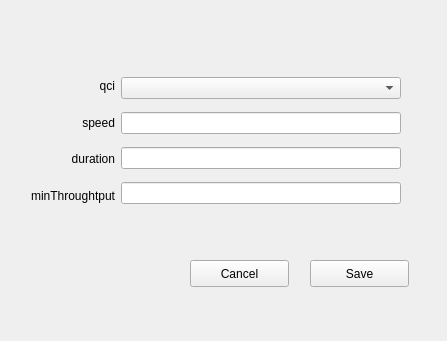
<?xml version="1.0" encoding="UTF-8"?>
<ui version="4.0">
 <class>AddStreamUlForm</class>
 <widget class="QWidget" name="AddStreamUlForm">
  <property name="geometry">
   <rect>
    <x>0</x>
    <y>0</y>
    <width>447</width>
    <height>341</height>
   </rect>
  </property>
  <property name="windowTitle">
   <string>Form</string>
  </property>
  <widget class="QPushButton" name="bt_save">
   <property name="geometry">
    <rect>
     <x>310</x>
     <y>260</y>
     <width>99</width>
     <height>27</height>
    </rect>
   </property>
   <property name="text">
    <string>Save</string>
   </property>
  </widget>
  <widget class="QPushButton" name="bt_cancel">
   <property name="geometry">
    <rect>
     <x>190</x>
     <y>260</y>
     <width>99</width>
     <height>27</height>
    </rect>
   </property>
   <property name="text">
    <string>Cancel</string>
   </property>
  </widget>
  <widget class="QWidget" name="layoutWidget">
   <property name="geometry">
    <rect>
     <x>30</x>
     <y>70</y>
     <width>371</width>
     <height>141</height>
    </rect>
   </property>
   <layout class="QHBoxLayout" name="horizontalLayout">
    <item>
     <layout class="QVBoxLayout" name="verticalLayout">
      <item>
       <widget class="QLabel" name="lbl_qci">
        <property name="text">
         <string>qci</string>
        </property>
        <property name="alignment">
         <set>Qt::AlignRight|Qt::AlignTrailing|Qt::AlignVCenter</set>
        </property>
       </widget>
      </item>
      <item>
       <widget class="QLabel" name="lbl_speed">
        <property name="text">
         <string>speed</string>
        </property>
        <property name="alignment">
         <set>Qt::AlignRight|Qt::AlignTrailing|Qt::AlignVCenter</set>
        </property>
       </widget>
      </item>
      <item>
       <widget class="QLabel" name="lbl_duration">
        <property name="text">
         <string>duration</string>
        </property>
        <property name="alignment">
         <set>Qt::AlignRight|Qt::AlignTrailing|Qt::AlignVCenter</set>
        </property>
       </widget>
      </item>
      <item>
       <widget class="QLabel" name="lbl_minthroughtput">
        <property name="text">
         <string>minThroughtput</string>
        </property>
        <property name="alignment">
         <set>Qt::AlignRight|Qt::AlignTrailing|Qt::AlignVCenter</set>
        </property>
       </widget>
      </item>
     </layout>
    </item>
    <item>
     <layout class="QVBoxLayout" name="verticalLayout_2">
      <item>
       <widget class="QComboBox" name="qciComboStreamUl"/>
      </item>
      <item>
       <widget class="QLineEdit" name="tet_speed"/>
      </item>
      <item>
       <widget class="QLineEdit" name="tet_duration"/>
      </item>
      <item>
       <widget class="QLineEdit" name="tet_minThroughput"/>
      </item>
     </layout>
    </item>
   </layout>
  </widget>
 </widget>
 <resources/>
 <connections/>
</ui>
